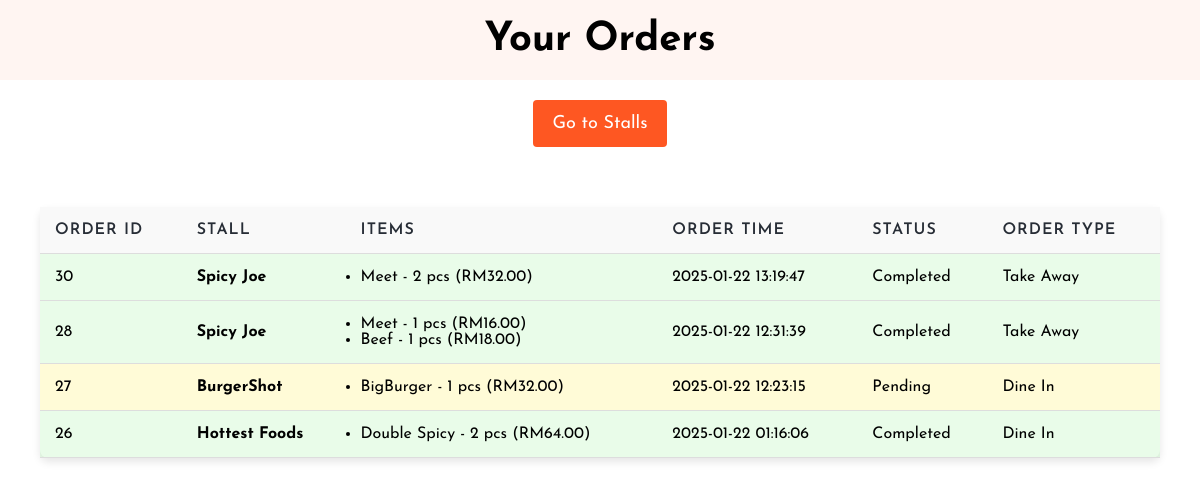
The page /Project/my_orders.php (signed in) on the database its author committed.
### tables this page shows
CREATE TABLE `orders` (
  `id` int(11) NOT NULL,
  `user_id` int(11) NOT NULL,
  `orderTime` datetime DEFAULT current_timestamp(),
  `total_price` int(11) NOT NULL,
  `status` enum('Pending','Processing','Completed','Cancelled') DEFAULT 'Pending',
  `order_type` enum('Dine In','Take Away') NOT NULL DEFAULT 'Dine In'
);

CREATE TABLE `stalls` (
  `stall_id` int(11) NOT NULL,
  `name` varchar(255) NOT NULL,
  `description` text DEFAULT NULL,
  `image_url` varchar(255) DEFAULT NULL,
  `address` varchar(255) DEFAULT NULL,
  `review_rating` decimal(2,1) DEFAULT 0.0,
  `price_range` varchar(50) DEFAULT NULL,
  `permit_number` varchar(20) NOT NULL,
  `permit_document` varchar(255) NOT NULL,
  `additional_document` varchar(255) NOT NULL,
  `operating_hours` varchar(100) NOT NULL DEFAULT '9:00 AM - 6:00 PM',
  `contact_email` varchar(255) NOT NULL,
  `contact_phone` varchar(20) NOT NULL,
  `is_approved` tinyint(1) DEFAULT 0,
  `user_id` int(11) DEFAULT NULL
);

CREATE TABLE `stall_menus` (
  `id` int(11) NOT NULL,
  `stall_id` int(11) NOT NULL,
  `name` varchar(255) NOT NULL,
  `description` text DEFAULT NULL,
  `price` decimal(10,2) NOT NULL,
  `image_url` varchar(255) DEFAULT NULL
);

CREATE TABLE `order_details` (
  `order_id` int(11) NOT NULL,
  `stall_menu_id` int(11) NOT NULL,
  `quantity` int(11) NOT NULL CHECK (`quantity` > 0),
  `total_amount` decimal(10,2) NOT NULL,
  `created_at` timestamp NOT NULL DEFAULT current_timestamp()
);

### Project/my_orders.php (the view, shortened to what this page needs)
<?php
include 'db.php';
$user_id = $_SESSION['user_id'];
$sql = "SELECT o.id AS order_id, o.orderTime, o.status, o.order_type, u.name AS buyer_name, m.name AS item_name, od.quantity, od.total_amount, s.name AS stall_name
        FROM orders o
        JOIN order_details od ON o.id = od.order_id
        JOIN stall_menus m ON od.stall_menu_id = m.id
        JOIN users u ON o.user_id = u.user_id
        JOIN stalls s ON m.stall_id = s.stall_id
        WHERE o.user_id = ? ORDER BY o.orderTime DESC";
$stmt = $conn->prepare($sql);
$stmt->bind_param("i", $user_id);
$stmt->execute();
$result = $stmt->get_result();
$orders = [];
while ($row = $result->fetch_assoc()) {
    $order_id = $row['order_id'];
    if (!isset($orders[$order_id])) {
        $orders[$order_id] = [
            'order_id' => $order_id,
            'orderTime' => $row['orderTime'],
            'status' => strtolower($row['status']),
            'buyer_name' => $row['buyer_name'],
            'stall_name' => $row['stall_name'],
            'order_type' => $row['order_type'],
            'items' => []
        ];
    }
    $orders[$order_id]['items'][] = [
        'name' => $row['item_name'],
        'quantity' => $row['quantity'],
        'total_amount' => $row['total_amount']
    ];
}
?>
<!DOCTYPE html>
<html lang="en">
<head>
    <link rel="stylesheet" href="css/style_my_orders.css">
</head>
<body>
    <header>
        <h1>Your Orders</h1>
    </header>
    <div class="go-to-stalls">
        <a href="stalls.php" class="btn-go-to-stalls">Go to Stalls</a>
    </div>
    <div class="orders-container">
        <?php if (empty($orders)): ?>
            <p>You have no orders yet.</p>
        <?php else: ?>
            <table>
                <thead>
                    <tr>
                        <th>Order ID</th>
                        <th>Stall</th>
                        <th>Items</th>
                        <th>Order Time</th>
                        <th>Status</th>
                        <th>Order Type</th>
                    </tr>
                </thead>
                <tbody>
                    <?php foreach ($orders as $order): ?>
                        <tr class="status-<?php echo htmlspecialchars($order['status']); ?>">
                            <td><?php echo $order['order_id']; ?></td>
                            <td class="stall-name"><?php echo htmlspecialchars($order['stall_name']); ?></td>
                            <td>
                                <ul>
                                    <?php foreach ($order['items'] as $item): ?>
                                        <li><?php echo htmlspecialchars($item['name']) . " - " . $item['quantity'] . " pcs (RM" . number_format($item['total_amount'], 2) . ")"; ?></li>
                                    <?php endforeach; ?>
                                </ul>
                            </td>
                            <td><?php echo $order['orderTime']; ?></td>
                            <td class="status"><?php echo ucfirst($order['status']); ?></td>
                            <td><?php echo htmlspecialchars($order['order_type']); ?></td>
                        </tr>
                    <?php endforeach; ?>
                </tbody>
            </table>
        <?php endif; ?>
    </div>
</body>
</html>

### Project/css/style_my_orders.css (style rules this page uses)
:root { --clr-primary: #fe5722; --clr-secondary: #000; --clr-table-header: #f9f9f9; --clr-table-row-hover: #f1f1f1; --clr-button-hover: #e94c2d; --clr-button-active: #d64c22; }
*, *::after, *::before { box-sizing: border-box; padding: 0; margin: 0; font-family: "Josefin Sans", sans-serif; }
body { background: #fff; color: var(--clr-secondary); overflow-x: hidden; display: flex; flex-direction: column; min-height: 100vh; }
header { background-color: #fff5f2; padding: 20px 0; text-align: center; }
h1 { color: var(--clr-secondary); font-size: 2.5rem; font-weight: 700; }
.go-to-stalls { margin: 20px auto; text-align: center; }
.go-to-stalls a { text-decoration: none; }
.btn-go-to-stalls { padding: 14px 20px; background: var(--clr-primary); color: #fff; text-decoration: none; font-size: 18px; display: inline-block; text-align: center; border-radius: 4px; transition: background 0.3s ease; }
.orders-container { padding: 40px; text-align: center; flex-grow: 1; }
.orders-container table { width: 100%; border-collapse: collapse; margin-bottom: 20px; background-color: #fff; border-radius: 8px; box-shadow: 0 4px 8px rgba(0, 0, 0, 0.1); }
.orders-container th, .orders-container td { padding: 15px; text-align: left; border-bottom: 1px solid #ddd; color: var(--clr-secondary); }
.orders-container th { background-color: var(--clr-table-header); color: #272d36; font-weight: 600; text-transform: uppercase; letter-spacing: 1px; }
.orders-container td.stall-name { font-weight: bold; }
.status-completed { background-color: rgba(144, 238, 144, 0.2); }
.status-pending { background-color: rgba(255, 235, 59, 0.2); }

### rows shown on the page
orders: id "30", stalls.name "Spicy Joe", stall_menus.name "Meet", order_details.quantity "2", order_details.total_amount "32.00", orderTime "2025-01-22 13:19:47", status "Completed", order_type "Take Away"
orders: stall_menus.name "Meet", order_details.quantity "1", order_details.total_amount "16.00", stall_menus.name "Beef", order_details.total_amount "18.00"
orders: id "27", stalls.name "BurgerShot", stall_menus.name "BigBurger", order_details.quantity "1", order_details.total_amount "32.00", orderTime "2025-01-22 12:23:15", status "Pending", order_type "Dine In"
orders: id "26", stalls.name "Hottest Foods", stall_menus.name "Double Spicy", order_details.quantity "2", order_details.total_amount "64.00", orderTime "2025-01-22 01:16:06", status "Completed", order_type "Dine In"

### other values the page prints
$order['order_id'] "28"
$order['stall_name'] "Spicy Joe"
$order['orderTime'] "2025-01-22 12:31:39"
$order['status'] "Completed"
$order['order_type'] "Take Away"
